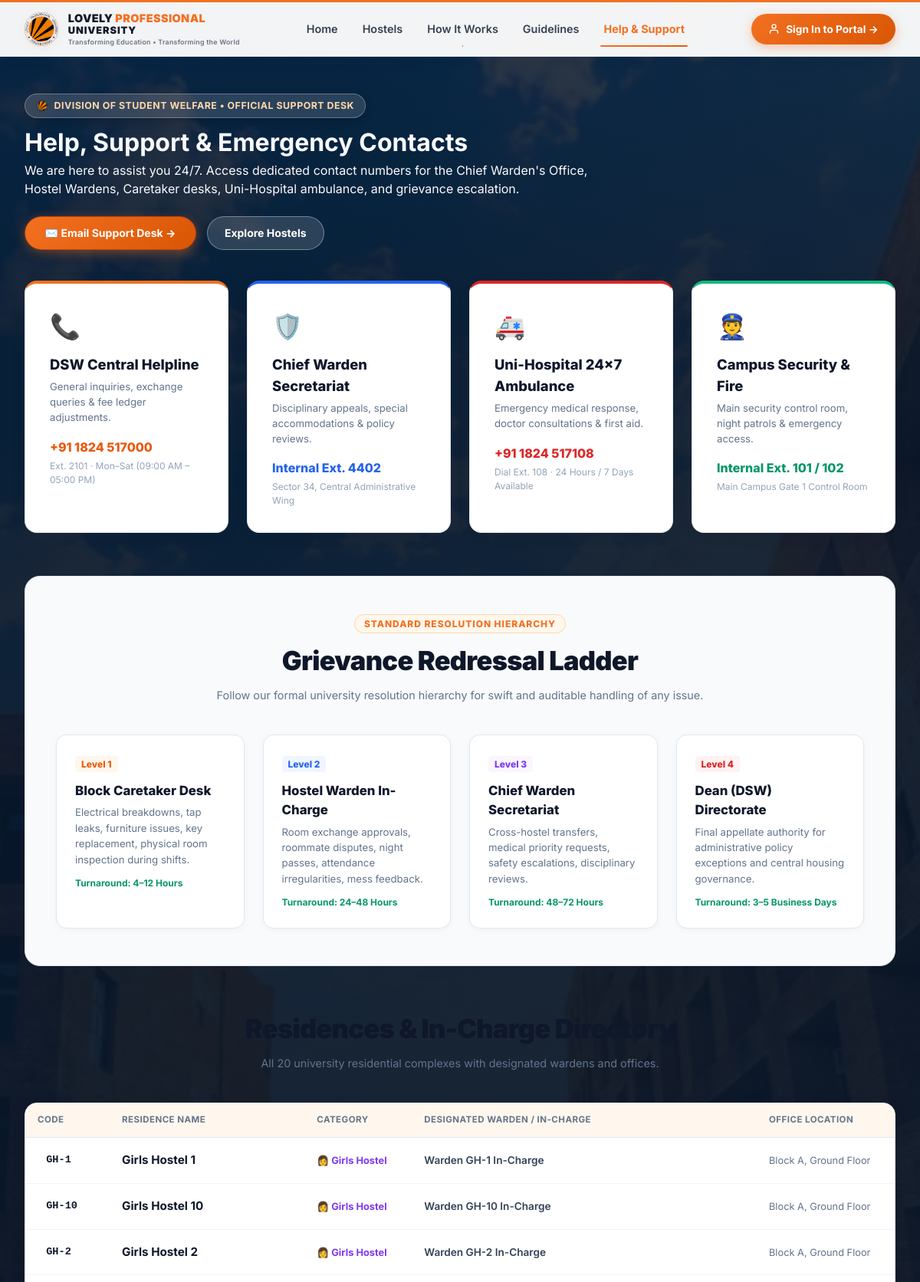
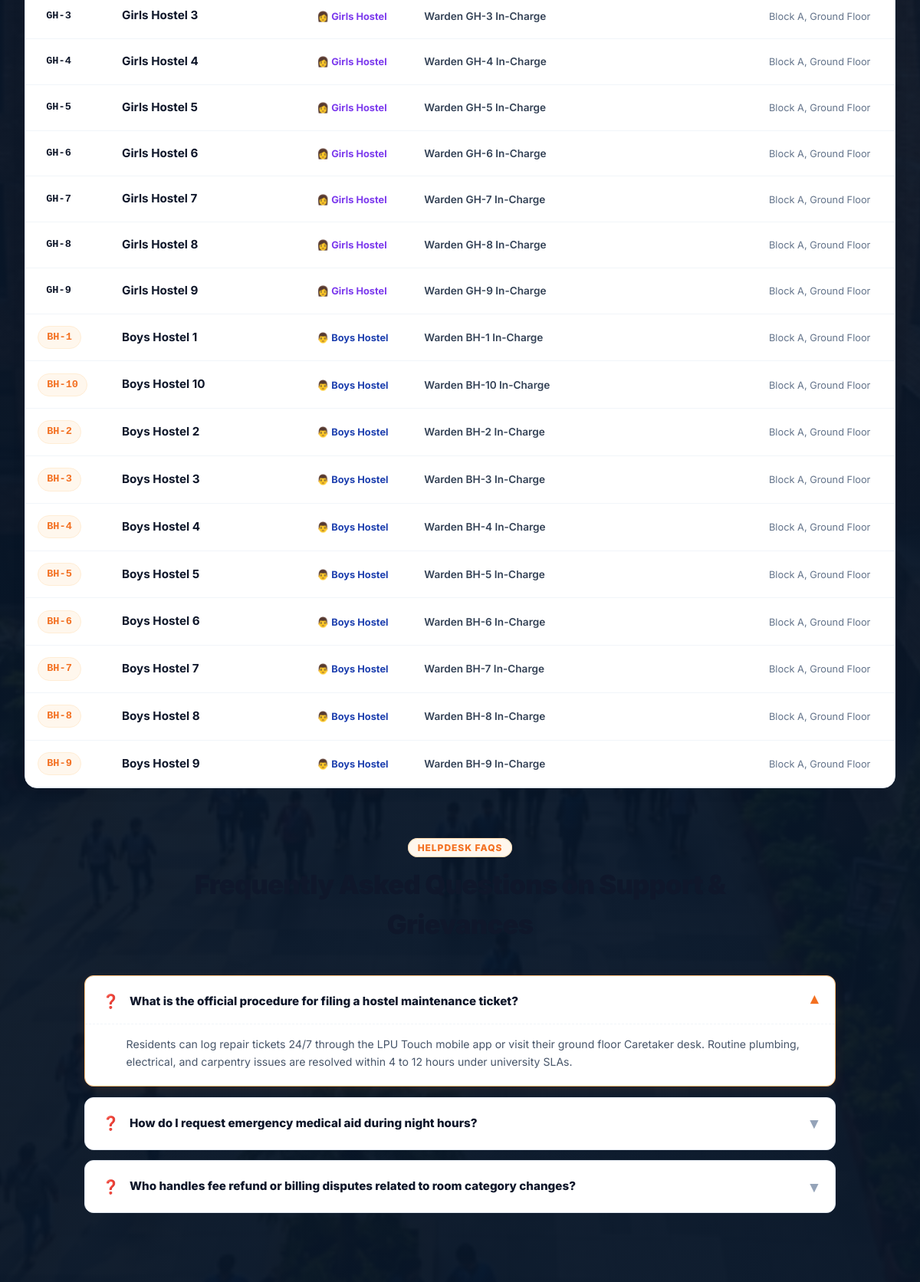
/support/ (upper part), run on the app's committed database (2 pictures, top to bottom).
### hostel/models.py (models this page shows, shortened)
class Hostel(models.Model):
    class GenderType(models.TextChoices):
        MALE = 'MALE', 'Boys Hostel'
        FEMALE = 'FEMALE', 'Girls Hostel'
        COED = 'COED', 'Co-Ed Residence'
    name = models.CharField(max_length=100, unique=True)
    code = models.CharField(max_length=20, unique=True)
    gender_type = models.CharField(max_length=10, choices=GenderType.choices, default=GenderType.MALE)
    is_active = models.BooleanField(default=True)
    warden = models.ForeignKey(
        settings.AUTH_USER_MODEL,
        null=True,
        blank=True,
        on_delete=models.SET_NULL,
        related_name='managed_hostels'
    )

### accounts/models.py (models this page shows, shortened)
class User(AbstractUser):
    class Role(models.TextChoices):
        STUDENT = 'student', 'Student'
        WARDEN = 'warden', 'Hostel Warden'
        CHIEF_WARDEN = 'chief_warden', 'Chief Warden'
        ADMIN = 'admin', 'Hostel Administrator'
        DSW = 'dsw', 'Dean of Student Welfare (DSW)'
    class Gender(models.TextChoices):
        MALE = 'M', 'Male'
        FEMALE = 'F', 'Female'
        OTHER = 'O', 'Other'
    university_id = models.CharField(max_length=30, unique=True, db_index=True)
    role = models.CharField(max_length=20, choices=Role.choices, default=Role.STUDENT, db_index=True)
    phone = models.CharField(max_length=20, blank=True)
    gender = models.CharField(max_length=1, choices=Gender.choices, default=Gender.MALE)
    has_fee_clearance = models.BooleanField(default=True, help_text="Verified student fee clearance")
    has_disciplinary_hold = models.BooleanField(default=False, help_text="Active university disciplinary restriction")
    last_transferred_at = models.DateTimeField(null=True, blank=True, help_text="Timestamp of last completed room swap")
    created_at = models.DateTimeField(auto_now_add=True)
    updated_at = models.DateTimeField(auto_now=True)

### exchange/views.py (the view)
# urls.py: path('support/', views.support_view, name='support'),
def support_view(request):
    hostels_all = Hostel.objects.filter(is_active=True).order_by('gender_type', 'code')
    return render(request, 'exchange/support.html', {
        'hostels': hostels_all
    })

### templates/exchange/support.html (shortened to what this page needs)
{% extends 'base.html' %}
{% load static %}
{% block body_class %}has-fullpage-bg{% endblock %}
{% block body_style %}background-image: linear-gradient(180deg, rgba(8, 22, 40, 0.85) 0%, rgba(8, 22, 40, 0.92) 420px, rgba(8, 22, 40, 0.97) 100%), url('{% static 'images/lpu_campus_walkway.jpg' %}'); background-size: cover; background-position: center; background-attachment: fixed; min-height: 100vh;{% endblock %}
{% block content %}
<div class="lpu-page-header">
<div style="max-width: 740px;">
      <div class="lpu-hero-badge-pill">
        <img src="{% static 'images/lpu_official_logo.png' %}" alt="LPU">
        <span>Division of Student Welfare • Official Support Desk</span>
      </div>
      <h1 class="lpu-page-hero-title">
        Help, Support &amp; Emergency Contacts
      </h1>
      <p class="lpu-page-hero-subtitle">
        We are here to assist you 24/7. Access dedicated contact numbers for the Chief Warden's Office, Hostel Wardens, Caretaker desks, Uni-Hospital ambulance, and grievance escalation.
      </p>
    </div>
    <div style="display: flex; gap: 0.85rem; flex-wrap: wrap;">
      <a href="mailto:hostels@lpu.co.in" class="btn btn-primary" style="padding: 0.8rem 1.6rem; font-weight: 700; box-shadow: 0 4px 14px rgba(243, 112, 33, 0.4);">
        ✉️ Email Support Desk →
      </a>
      <a href="{% url 'hostels_list' %}" class="btn btn-outline" style="background: rgba(255, 255, 255, 0.15); color: #FFFFFF; border-color: rgba(255, 255, 255, 0.35); padding: 0.8rem 1.4rem; font-weight: 700;">
        Explore Hostels
      </a>
</div>
</div>
<section style="margin-bottom: 3.5rem;">
  <div style="display: grid; grid-template-columns: repeat(auto-fit, minmax(260px, 1fr)); gap: 1.5rem;">
    <div class="card" style="padding: 2rem; border-top: 4px solid #F37021; border-radius: 16px; background: #FFFFFF; box-shadow: 0 4px 20px rgba(15, 23, 42, 0.06);">
      <div style="font-size: 2rem; margin-bottom: 0.75rem;">📞</div>
      <h3 style="font-size: 1.15rem; font-weight: 800; color: #0F172A; margin: 0 0 0.35rem;">DSW Central Helpline</h3>
      <p style="font-size: 0.825rem; color: #64748B; margin: 0 0 1rem;">
        General inquiries, exchange queries &amp; fee ledger adjustments.
      </p>
      <div style="font-size: 1rem; font-weight: 800; color: #EA580C; margin-bottom: 0.25rem;">
        +91 1824 517000
      </div>
      <div style="font-size: 0.75rem; color: #94A3B8;">
        Ext. 2101 · Mon–Sat (09:00 AM – 05:00 PM)
      </div>
    </div>
    <div class="card" style="padding: 2rem; border-top: 4px solid #2563EB; border-radius: 16px; background: #FFFFFF; box-shadow: 0 4px 20px rgba(15, 23, 42, 0.06);">
      <div style="font-size: 2rem; margin-bottom: 0.75rem;">🛡️</div>
      <h3 style="font-size: 1.15rem; font-weight: 800; color: #0F172A; margin: 0 0 0.35rem;">Chief Warden Secretariat</h3>
      <p style="font-size: 0.825rem; color: #64748B; margin: 0 0 1rem;">
        Disciplinary appeals, special accommodations &amp; policy reviews.
      </p>
      <div style="font-size: 1rem; font-weight: 800; color: #2563EB; margin-bottom: 0.25rem;">
        Internal Ext. 4402
      </div>
      <div style="font-size: 0.75rem; color: #94A3B8;">
        Sector 34, Central Administrative Wing
      </div>
    </div>
    <div class="card" style="padding: 2rem; border-top: 4px solid #DC2626; border-radius: 16px; background: #FFFFFF; box-shadow: 0 4px 20px rgba(15, 23, 42, 0.06);">
      <div style="font-size: 2rem; margin-bottom: 0.75rem;">🚑</div>
      <h3 style="font-size: 1.15rem; font-weight: 800; color: #0F172A; margin: 0 0 0.35rem;">Uni-Hospital 24x7 Ambulance</h3>
      <p style="font-size: 0.825rem; color: #64748B; margin: 0 0 1rem;">
        Emergency medical response, doctor consultations &amp; first aid.
      </p>
      <div style="font-size: 1rem; font-weight: 800; color: #DC2626; margin-bottom: 0.25rem;">
        +91 1824 517108
      </div>
      <div style="font-size: 0.75rem; color: #94A3B8;">
        Dial Ext. 108 · 24 Hours / 7 Days Available
      </div>
    </div>
    <div class="card" style="padding: 2rem; border-top: 4px solid #10B981; border-radius: 16px; background: #FFFFFF; box-shadow: 0 4px 20px rgba(15, 23, 42, 0.06);">
      <div style="font-size: 2rem; margin-bottom: 0.75rem;">👮</div>
      <h3 style="font-size: 1.15rem; font-weight: 800; color: #0F172A; margin: 0 0 0.35rem;">Campus Security &amp; Fire</h3>
      <p style="font-size: 0.825rem; color: #64748B; margin: 0 0 1rem;">
        Main security control room, night patrols &amp; emergency access.
      </p>
      <div style="font-size: 1rem; font-weight: 800; color: #059669; margin-bottom: 0.25rem;">
        Internal Ext. 101 / 102
      </div>
      <div style="font-size: 0.75rem; color: #94A3B8;">
        Main Campus Gate 1 Control Room
      </div>
    </div>
  </div>
</section>
<section style="background: #F8FAFC; border: 1px solid #E2E8F0; border-radius: 20px; padding: 3rem 2.5rem; margin-bottom: 3.5rem;">
  <div style="text-align: center; max-width: 720px; margin: 0 auto 2.5rem auto;">
    <span style="font-size: 0.75rem; font-weight: 800; color: #F37021; text-transform: uppercase; letter-spacing: 0.08em; background: #FFF7ED; padding: 4px 12px; border-radius: 9999px; border: 1px solid #FED7AA;">
      Standard Resolution Hierarchy
    </span>
    <h2 style="font-size: 2.15rem; font-weight: 900; color: #0F172A; margin: 0.75rem 0 0.5rem; letter-spacing: -0.02em;">
      Grievance Redressal Ladder
    </h2>
    <p style="font-size: 0.9rem; color: #64748B; margin: 0;">
      Follow our formal university resolution hierarchy for swift and auditable handling of any issue.
    </p>
  </div>
  <div style="display: grid; grid-template-columns: repeat(auto-fit, minmax(240px, 1fr)); gap: 1.5rem;">
    <div style="background: #FFFFFF; border: 1px solid #E2E8F0; border-radius: 14px; padding: 1.5rem; box-shadow: 0 2px 8px rgba(0,0,0,0.04);">
      <span style="font-size: 0.75rem; font-weight: 800; color: #EA580C; background: #FFF7ED; padding: 3px 8px; border-radius: 4px;">Level 1</span>
      <h4 style="font-size: 1.05rem; font-weight: 800; color: #0F172A; margin: 0.75rem 0 0.35rem;">Block Caretaker Desk</h4>
      <p style="font-size: 0.825rem; color: #64748B; margin: 0; line-height: 1.55;">
        Electrical breakdowns, tap leaks, furniture issues, key replacement, physical room inspection during shifts.
      </p>
      <div style="margin-top: 0.75rem; font-size: 0.75rem; color: #059669; font-weight: 700;">Turnaround: 4–12 Hours</div>
    </div>
    <div style="background: #FFFFFF; border: 1px solid #E2E8F0; border-radius: 14px; padding: 1.5rem; box-shadow: 0 2px 8px rgba(0,0,0,0.04);">
      <span style="font-size: 0.75rem; font-weight: 800; color: #2563EB; background: #EFF6FF; padding: 3px 8px; border-radius: 4px;">Level 2</span>
      <h4 style="font-size: 1.05rem; font-weight: 800; color: #0F172A; margin: 0.75rem 0 0.35rem;">Hostel Warden In-Charge</h4>
      <p style="font-size: 0.825rem; color: #64748B; margin: 0; line-height: 1.55;">
        Room exchange approvals, roommate disputes, night passes, attendance irregularities, mess feedback.
      </p>
      <div style="margin-top: 0.75rem; font-size: 0.75rem; color: #059669; font-weight: 700;">Turnaround: 24–48 Hours</div>
    </div>
    <div style="background: #FFFFFF; border: 1px solid #E2E8F0; border-radius: 14px; padding: 1.5rem; box-shadow: 0 2px 8px rgba(0,0,0,0.04);">
      <span style="font-size: 0.75rem; font-weight: 800; color: #7C3AED; background: #FAF5FF; padding: 3px 8px; border-radius: 4px;">Level 3</span>
      <h4 style="font-size: 1.05rem; font-weight: 800; color: #0F172A; margin: 0.75rem 0 0.35rem;">Chief Warden Secretariat</h4>
      <p style="font-size: 0.825rem; color: #64748B; margin: 0; line-height: 1.55;">
        Cross-hostel transfers, medical priority requests, safety escalations, disciplinary reviews.
      </p>
      <div style="margin-top: 0.75rem; font-size: 0.75rem; color: #059669; font-weight: 700;">Turnaround: 48–72 Hours</div>
    </div>
    <div style="background: #FFFFFF; border: 1px solid #E2E8F0; border-radius: 14px; padding: 1.5rem; box-shadow: 0 2px 8px rgba(0,0,0,0.04);">
      <span style="font-size: 0.75rem; font-weight: 800; color: #DC2626; background: #FEF2F2; padding: 3px 8px; border-radius: 4px;">Level 4</span>
      <h4 style="font-size: 1.05rem; font-weight: 800; color: #0F172A; margin: 0.75rem 0 0.35rem;">Dean (DSW) Directorate</h4>
      <p style="font-size: 0.825rem; color: #64748B; margin: 0; line-height: 1.55;">
        Final appellate authority for administrative policy exceptions and central housing governance.
      </p>
      <div style="margin-top: 0.75rem; font-size: 0.75rem; color: #059669; font-weight: 700;">Turnaround: 3–5 Business Days</div>
    </div>
  </div>
</section>
<section style="margin-bottom: 4rem;">
  <div style="text-align: center; max-width: 720px; margin: 0 auto 2.5rem auto;">
    <h2 style="font-size: 2.15rem; font-weight: 900; color: #0F172A; margin: 0 0 0.5rem; letter-spacing: -0.02em;">
    </h2>
    <p style="font-size: 0.9rem; color: #64748B; margin: 0;">
      All 20 university residential complexes with designated wardens and offices.
    </p>
  </div>
  <div class="card" style="padding: 0; overflow: hidden; border-radius: 16px; border: 1px solid #E2E8F0; box-shadow: 0 4px 20px rgba(15, 23, 42, 0.05);">
    <div style="overflow-x: auto;">
      <table class="data-table" style="margin: 0;">
        <thead>
          <tr style="background: #F8FAFC;">
            <th style="width: 110px;">Code</th>
            <th>Residence Name</th>
            <th style="width: 140px;">Category</th>
            <th>Designated Warden / In-Charge</th>
            <th style="width: 180px;">Office Location</th>
          </tr>
        </thead>
        <tbody>
          {% for h in hostels %}
            <tr>
              <td>
                <span class="badge {% if h.gender_type == 'MALE' %}badge-blue{% elif h.gender_type == 'FEMALE' %}badge-purple{% else %}badge-teal{% endif %}" style="font-family: monospace; font-size: 0.85rem; font-weight: 700;">
                  {{ h.code }}
                </span>
              </td>
              <td>
                <strong style="color: #0F172A; font-size: 0.95rem;">{{ h.name }}</strong>
              </td>
              <td>
                {% if h.gender_type == 'MALE' %}
                  <span style="color: #1E40AF; font-size: 0.8rem; font-weight: 700;">👨 Boys Hostel</span>
                {% elif h.gender_type == 'FEMALE' %}
                  <span style="color: #7C3AED; font-size: 0.8rem; font-weight: 700;">👩 Girls Hostel</span>
                {% else %}
                  <span style="color: #F37021; font-size: 0.8rem; font-weight: 700;">🏢 Co-Ed</span>
                {% endif %}
              </td>
              <td>
                <span style="color: #334155; font-size: 0.85rem; font-weight: 600;">
                  {{ h.warden.get_full_name|default:"University In-Charge" }}
                </span>
              </td>
              <td>
                <span style="color: #64748B; font-size: 0.8rem;">
                  Block A, Ground Floor
                </span>
              </td>
            </tr>
          {% endfor %}
        </tbody>
      </table>
    </div>
  </div>
</section>
<section style="margin-bottom: 4rem;">
  <div style="text-align: center; max-width: 720px; margin: 0 auto 2.5rem auto;">
    <span style="font-size: 0.75rem; font-weight: 800; color: #F37021; text-transform: uppercase; letter-spacing: 0.08em; background: #FFF7ED; padding: 4px 12px; border-radius: 9999px; border: 1px solid #FED7AA;">
      Helpdesk FAQs
    </span>
    <h2 style="font-size: 2.15rem; font-weight: 900; color: #0F172A; margin: 0.75rem 0 0.5rem; letter-spacing: -0.02em;">
    </h2>
  </div>
  <div style="max-width: 980px; margin: 0 auto; display: flex; flex-direction: column; gap: 0.85rem;">
    <details class="faq-item-card" open>
      <summary class="faq-item-question">
        <span class="q-icon">❓</span>
        <span class="q-text">What is the official procedure for filing a hostel maintenance ticket?</span>
        <span class="q-chevron">▾</span>
      </summary>
      <div class="faq-item-answer">
        <p>Residents can log repair tickets 24/7 through the LPU Touch mobile app or visit their ground floor Caretaker desk. Routine plumbing, electrical, and carpentry issues are resolved within 4 to 12 hours under university SLAs.</p>
      </div>
    </details>
    <details class="faq-item-card">
      <summary class="faq-item-question">
        <span class="q-icon">❓</span>
        <span class="q-text">How do I request emergency medical aid during night hours?</span>
        <span class="q-chevron">▾</span>
      </summary>
    </details>
    <details class="faq-item-card">
      <summary class="faq-item-question">
        <span class="q-icon">❓</span>
        <span class="q-text">Who handles fee refund or billing disputes related to room category changes?</span>
        <span class="q-chevron">▾</span>
      </summary>
    </details>
  </div>
</section>
{% endblock %}

### templates/exchange/support.html (style rules this page uses)
.faq-item-card { border: 1px solid #E2E8F0; border-radius: 12px; overflow: hidden; background: #FFFFFF; transition: all 0.2s ease; }
.faq-item-card[open] { border-color: #FDBA74; box-shadow: 0 4px 16px -2px rgba(243, 112, 33, 0.12); }
.faq-item-question { padding: 1.15rem 1.4rem; font-size: 0.95rem; font-weight: 800; color: #0F172A; cursor: pointer; display: flex; align-items: center; gap: 0.85rem; list-style: none; user-select: none; }
.q-icon { font-size: 1.1rem; }
.q-text { flex: 1; }
.q-chevron { font-size: 1.25rem; color: #94A3B8; transition: transform 0.2s ease; }
.faq-item-card[open] .q-chevron { transform: rotate(180deg); color: #F37021; }
.faq-item-answer { padding: 0 1.4rem 1.25rem 3.35rem; font-size: 0.88rem; color: #475569; line-height: 1.65; border-top: 1px dashed #F1F5F9; margin-top: -0.25rem; padding-top: 0.85rem; }

### data on the page
Hostel: code "GH-1", name "Girls Hostel 1", gender_type "👩 Girls Hostel", warden.get_full_name "Warden GH-1 In-Charge"
Hostel: code "GH-10", name "Girls Hostel 10", gender_type "👩 Girls Hostel", warden.get_full_name "Warden GH-10 In-Charge"
Hostel: code "GH-2", name "Girls Hostel 2", gender_type "👩 Girls Hostel", warden.get_full_name "Warden GH-2 In-Charge"
Hostel: code "GH-3", name "Girls Hostel 3", gender_type "👩 Girls Hostel", warden.get_full_name "Warden GH-3 In-Charge"
Hostel: code "GH-4", name "Girls Hostel 4", gender_type "👩 Girls Hostel", warden.get_full_name "Warden GH-4 In-Charge"
Hostel: code "GH-5", name "Girls Hostel 5", gender_type "👩 Girls Hostel", warden.get_full_name "Warden GH-5 In-Charge"
Hostel: code "GH-6", name "Girls Hostel 6", gender_type "👩 Girls Hostel", warden.get_full_name "Warden GH-6 In-Charge"
Hostel: code "GH-7", name "Girls Hostel 7", gender_type "👩 Girls Hostel", warden.get_full_name "Warden GH-7 In-Charge"
Hostel: code "GH-8", name "Girls Hostel 8", gender_type "👩 Girls Hostel", warden.get_full_name "Warden GH-8 In-Charge"
Hostel: code "GH-9", name "Girls Hostel 9", gender_type "👩 Girls Hostel", warden.get_full_name "Warden GH-9 In-Charge"
Hostel: code "BH-1", name "Boys Hostel 1", gender_type "👨 Boys Hostel", warden.get_full_name "Warden BH-1 In-Charge"
Hostel: code "BH-10", name "Boys Hostel 10", gender_type "👨 Boys Hostel", warden.get_full_name "Warden BH-10 In-Charge"
Hostel: code "BH-2", name "Boys Hostel 2", gender_type "👨 Boys Hostel", warden.get_full_name "Warden BH-2 In-Charge"
Hostel: code "BH-3", name "Boys Hostel 3", gender_type "👨 Boys Hostel", warden.get_full_name "Warden BH-3 In-Charge"
Hostel: code "BH-4", name "Boys Hostel 4", gender_type "👨 Boys Hostel", warden.get_full_name "Warden BH-4 In-Charge"
Hostel: code "BH-5", name "Boys Hostel 5", gender_type "👨 Boys Hostel", warden.get_full_name "Warden BH-5 In-Charge"
Hostel: code "BH-6", name "Boys Hostel 6", gender_type "👨 Boys Hostel", warden.get_full_name "Warden BH-6 In-Charge"
Hostel: code "BH-7", name "Boys Hostel 7", gender_type "👨 Boys Hostel", warden.get_full_name "Warden BH-7 In-Charge"
Hostel: code "BH-8", name "Boys Hostel 8", gender_type "👨 Boys Hostel", warden.get_full_name "Warden BH-8 In-Charge"
Hostel: code "BH-9", name "Boys Hostel 9", gender_type "👨 Boys Hostel", warden.get_full_name "Warden BH-9 In-Charge"
